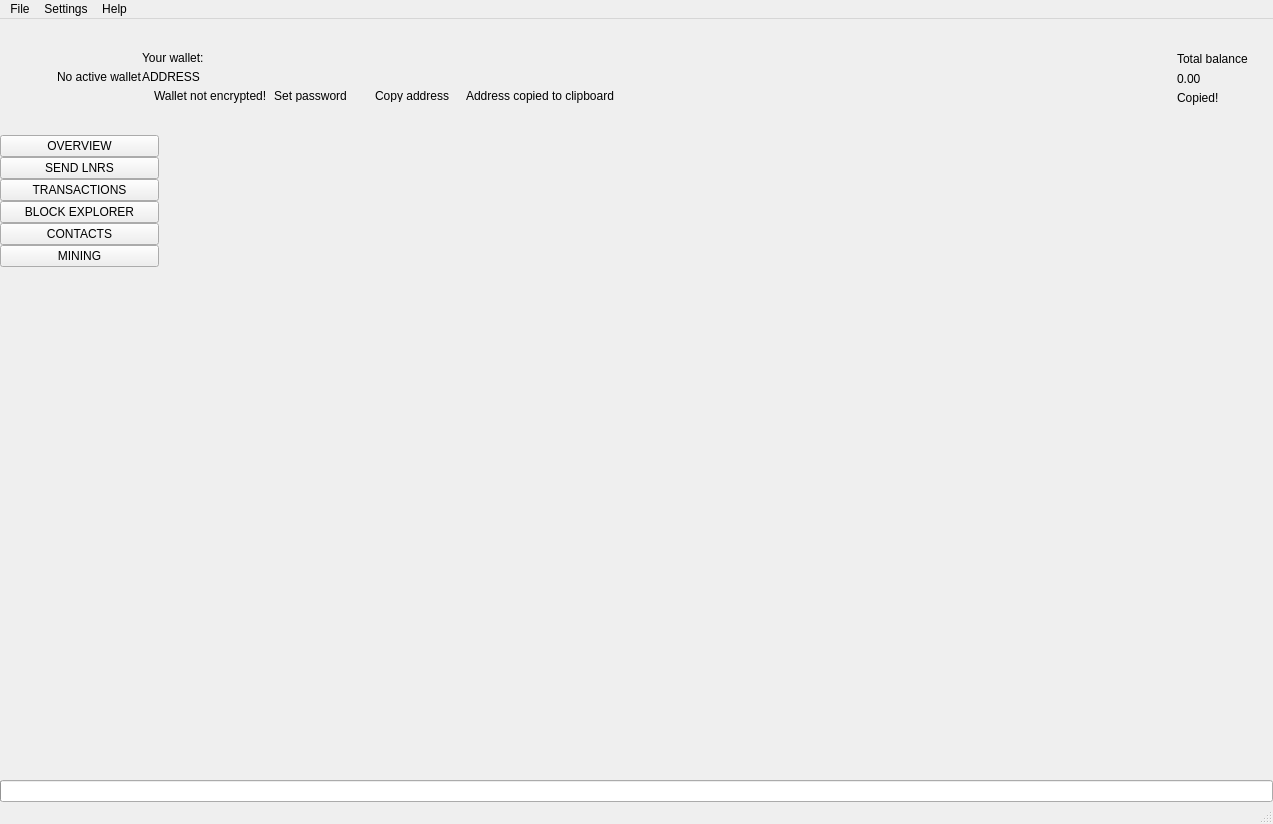
 <widget class="QMainWindow" name="MainWindow">
  <property name="geometry">
   <rect>
    <x>0</x>
    <y>0</y>
    <width>1273</width>
    <height>824</height>
   </rect>
  </property>
  <property name="sizePolicy">
   <sizepolicy hsizetype="Preferred" vsizetype="Preferred">
    <horstretch>0</horstretch>
    <verstretch>0</verstretch>
   </sizepolicy>
  </property>
  <property name="minimumSize">
   <size>
    <width>1260</width>
    <height>600</height>
   </size>
  </property>
  <property name="maximumSize">
   <size>
    <width>16777215</width>
    <height>16777215</height>
   </size>
  </property>
  <property name="windowTitle">
   <string>MainWindow</string>
  </property>
  <property name="windowIcon">
   <iconset>
    <normaloff>:/images/intensecoin</normaloff>:/images/intensecoin</iconset>
  </property>
  <widget class="QWidget" name="centralwidget">
   <layout class="QVBoxLayout" name="verticalLayout_2">
    <property name="spacing">
     <number>0</number>
    </property>
    <property name="leftMargin">
     <number>0</number>
    </property>
    <property name="topMargin">
     <number>0</number>
    </property>
    <property name="rightMargin">
     <number>0</number>
    </property>
    <property name="bottomMargin">
     <number>0</number>
    </property>
    <item>
     <widget class="QFrame" name="m_headerFrame">
      <property name="minimumSize">
       <size>
        <width>0</width>
        <height>116</height>
       </size>
      </property>
      <property name="maximumSize">
       <size>
        <width>16777215</width>
        <height>116</height>
       </size>
      </property>
      <property name="frameShape">
       <enum>QFrame::NoFrame</enum>
      </property>
      <property name="frameShadow">
       <enum>QFrame::Raised</enum>
      </property>
      <layout class="QHBoxLayout" name="horizontalLayout_3">
       <property name="spacing">
        <number>0</number>
       </property>
       <property name="leftMargin">
        <number>0</number>
       </property>
       <property name="topMargin">
        <number>0</number>
       </property>
       <property name="rightMargin">
        <number>25</number>
       </property>
       <property name="bottomMargin">
        <number>0</number>
       </property>
       <item>
        <spacer name="horizontalSpacer_2">
         <property name="orientation">
          <enum>Qt::Horizontal</enum>
         </property>
         <property name="sizeType">
          <enum>QSizePolicy::Fixed</enum>
         </property>
         <property name="sizeHint" stdset="0">
          <size>
           <width>30</width>
           <height>20</height>
          </size>
         </property>
        </spacer>
       </item>
       <item>
        <widget class="QLabel" name="m_logoLabel">
         <property name="text">
          <string/>
         </property>
        </widget>
       </item>
       <item>
        <spacer name="horizontalSpacer_5">
         <property name="orientation">
          <enum>Qt::Horizontal</enum>
         </property>
         <property name="sizeType">
          <enum>QSizePolicy::Fixed</enum>
         </property>
         <property name="sizeHint" stdset="0">
          <size>
           <width>20</width>
           <height>20</height>
          </size>
         </property>
        </spacer>
       </item>
       <item>
        <widget class="WalletGui::WalletSmallGrayTextLabel" name="m_noWalletLabel">
         <property name="text">
          <string>No active wallet</string>
         </property>
        </widget>
       </item>
       <item>
        <widget class="QFrame" name="m_walletFrame">
         <property name="frameShape">
          <enum>QFrame::NoFrame</enum>
         </property>
         <property name="frameShadow">
          <enum>QFrame::Raised</enum>
         </property>
         <layout class="QVBoxLayout" name="verticalLayout_3">
          <property name="spacing">
           <number>5</number>
          </property>
          <property name="leftMargin">
           <number>0</number>
          </property>
          <property name="topMargin">
           <number>0</number>
          </property>
          <property name="rightMargin">
           <number>0</number>
          </property>
          <property name="bottomMargin">
           <number>0</number>
          </property>
          <item>
           <spacer name="verticalSpacer_3">
            <property name="orientation">
             <enum>Qt::Vertical</enum>
            </property>
            <property name="sizeType">
             <enum>QSizePolicy::Minimum</enum>
            </property>
            <property name="sizeHint" stdset="0">
             <size>
              <width>20</width>
              <height>40</height>
             </size>
            </property>
           </spacer>
          </item>
          <item>
           <widget class="WalletGui::WalletSmallGrayTextLabel" name="m_walletLabel">
            <property name="text">
             <string>Your wallet:</string>
            </property>
            <property name="indent">
             <number>0</number>
            </property>
           </widget>
          </item>
          <item>
           <widget class="QLabel" name="m_addressLabel">
            <property name="sizePolicy">
             <sizepolicy hsizetype="Preferred" vsizetype="Preferred">
              <horstretch>0</horstretch>
              <verstretch>0</verstretch>
             </sizepolicy>
            </property>
            <property name="cursor">
             <cursorShape>PointingHandCursor</cursorShape>
            </property>
            <property name="toolTip">
             <string>Click to copy</string>
            </property>
            <property name="text">
             <string>ADDRESS</string>
            </property>
            <property name="indent">
             <number>0</number>
            </property>
           </widget>
          </item>
          <item>
           <layout class="QHBoxLayout" name="horizontalLayout_2">
            <property name="spacing">
             <number>0</number>
            </property>
            <item alignment="Qt::AlignTop">
             <widget class="QFrame" name="m_notEncryptedFrame">
              <property name="frameShape">
               <enum>QFrame::NoFrame</enum>
              </property>
              <property name="frameShadow">
               <enum>QFrame::Raised</enum>
              </property>
              <layout class="QHBoxLayout" name="horizontalLayout_4">
               <property name="spacing">
                <number>0</number>
               </property>
               <property name="leftMargin">
                <number>0</number>
               </property>
               <property name="topMargin">
                <number>0</number>
               </property>
               <property name="rightMargin">
                <number>0</number>
               </property>
               <property name="bottomMargin">
                <number>0</number>
               </property>
               <item alignment="Qt::AlignVCenter">
                <widget class="QLabel" name="m_notEncryptedIconLabel">
                 <property name="text">
                  <string/>
                 </property>
                 <property name="pixmap">
                  <pixmap resource="../../resources.qrc">:/icons/lock_open_gray</pixmap>
                 </property>
                 <property name="alignment">
                  <set>Qt::AlignLeading|Qt::AlignLeft|Qt::AlignVCenter</set>
                 </property>
                </widget>
               </item>
               <item>
                <spacer name="horizontalSpacer_11">
                 <property name="orientation">
                  <enum>Qt::Horizontal</enum>
                 </property>
                 <property name="sizeType">
                  <enum>QSizePolicy::Fixed</enum>
                 </property>
                 <property name="sizeHint" stdset="0">
                  <size>
                   <width>5</width>
                   <height>3</height>
                  </size>
                 </property>
                </spacer>
               </item>
               <item alignment="Qt::AlignVCenter">
                <widget class="WalletGui::WalletTinyGrayTextLabel" name="m_notEncryptedTextLabel">
                 <property name="text">
                  <string>Wallet not encrypted!</string>
                 </property>
                 <property name="alignment">
                  <set>Qt::AlignLeading|Qt::AlignLeft|Qt::AlignVCenter</set>
                 </property>
                </widget>
               </item>
               <item>
                <spacer name="horizontalSpacer_9">
                 <property name="orientation">
                  <enum>Qt::Horizontal</enum>
                 </property>
                 <property name="sizeType">
                  <enum>QSizePolicy::Fixed</enum>
                 </property>
                 <property name="sizeHint" stdset="0">
                  <size>
                   <width>3</width>
                   <height>3</height>
                  </size>
                 </property>
                </spacer>
               </item>
               <item alignment="Qt::AlignVCenter">
                <widget class="WalletGui::WalletTinyLinkLikeButton" name="m_encryptButton">
                 <property name="sizePolicy">
                  <sizepolicy hsizetype="Minimum" vsizetype="Minimum">
                   <horstretch>0</horstretch>
                   <verstretch>0</verstretch>
                  </sizepolicy>
                 </property>
                 <property name="minimumSize">
                  <size>
                   <width>0</width>
                   <height>3</height>
                  </size>
                 </property>
                 <property name="cursor">
                  <cursorShape>PointingHandCursor</cursorShape>
                 </property>
                 <property name="text">
                  <string>Set password</string>
                 </property>
                 <property name="flat">
                  <bool>true</bool>
                 </property>
                </widget>
               </item>
               <item>
                <spacer name="horizontalSpacer_10">
                 <property name="orientation">
                  <enum>Qt::Horizontal</enum>
                 </property>
                 <property name="sizeType">
                  <enum>QSizePolicy::Fixed</enum>
                 </property>
                 <property name="sizeHint" stdset="0">
                  <size>
                   <width>20</width>
                   <height>3</height>
                  </size>
                 </property>
                </spacer>
               </item>
              </layout>
             </widget>
            </item>
            <item alignment="Qt::AlignVCenter">
             <widget class="WalletGui::WalletTinyLinkLikeButton" name="m_copyAddressButton">
              <property name="sizePolicy">
               <sizepolicy hsizetype="Minimum" vsizetype="Minimum">
                <horstretch>0</horstretch>
                <verstretch>0</verstretch>
               </sizepolicy>
              </property>
              <property name="minimumSize">
               <size>
                <width>0</width>
                <height>3</height>
               </size>
              </property>
              <property name="cursor">
               <cursorShape>PointingHandCursor</cursorShape>
              </property>
              <property name="focusPolicy">
               <enum>Qt::NoFocus</enum>
              </property>
              <property name="autoFillBackground">
               <bool>true</bool>
              </property>
              <property name="text">
               <string>Copy address</string>
              </property>
              <property name="flat">
               <bool>true</bool>
              </property>
             </widget>
            </item>
            <item>
             <spacer name="horizontalSpacer_7">
              <property name="orientation">
               <enum>Qt::Horizontal</enum>
              </property>
              <property name="sizeType">
               <enum>QSizePolicy::Fixed</enum>
              </property>
              <property name="sizeHint" stdset="0">
               <size>
                <width>13</width>
                <height>3</height>
               </size>
              </property>
             </spacer>
            </item>
            <item alignment="Qt::AlignVCenter">
             <widget class="WalletGui::CopyMagicLabel" name="m_copyAddressLabel">
              <property name="text">
               <string>Address copied to clipboard</string>
              </property>
              <property name="alignment">
               <set>Qt::AlignLeading|Qt::AlignLeft|Qt::AlignVCenter</set>
              </property>
             </widget>
            </item>
            <item>
             <spacer name="horizontalSpacer">
              <property name="orientation">
               <enum>Qt::Horizontal</enum>
              </property>
              <property name="sizeHint" stdset="0">
               <size>
                <width>40</width>
                <height>3</height>
               </size>
              </property>
             </spacer>
            </item>
           </layout>
          </item>
          <item>
           <spacer name="verticalSpacer_2">
            <property name="orientation">
             <enum>Qt::Vertical</enum>
            </property>
            <property name="sizeType">
             <enum>QSizePolicy::Minimum</enum>
            </property>
            <property name="sizeHint" stdset="0">
             <size>
              <width>20</width>
              <height>40</height>
             </size>
            </property>
           </spacer>
          </item>
         </layout>
        </widget>
       </item>
       <item>
        <widget class="QFrame" name="m_addressQRFrame">
         <property name="sizePolicy">
          <sizepolicy hsizetype="Preferred" vsizetype="Preferred">
           <horstretch>1</horstretch>
           <verstretch>1</verstretch>
          </sizepolicy>
         </property>
         <property name="minimumSize">
          <size>
           <width>50</width>
           <height>50</height>
          </size>
         </property>
         <property name="frameShape">
          <enum>QFrame::NoFrame</enum>
         </property>
         <property name="frameShadow">
          <enum>QFrame::Raised</enum>
         </property>
         <widget class="QWidget" name="verticalLayoutWidget">
          <property name="geometry">
           <rect>
            <x>10</x>
            <y>10</y>
            <width>191</width>
            <height>80</height>
           </rect>
          </property>
          <layout class="QVBoxLayout" name="qr_vertical_layout">
           <item>
            <layout class="QHBoxLayout" name="qr_horizontal_layout">
             <item>
              <widget class="WalletGui::QRLabel" name="m_qrLabel" native="true">
               <property name="sizePolicy">
                <sizepolicy hsizetype="Preferred" vsizetype="Preferred">
                 <horstretch>0</horstretch>
                 <verstretch>0</verstretch>
                </sizepolicy>
               </property>
               <property name="minimumSize">
                <size>
                 <width>50</width>
                 <height>50</height>
                </size>
               </property>
               <property name="maximumSize">
                <size>
                 <width>150</width>
                 <height>150</height>
                </size>
               </property>
              </widget>
             </item>
            </layout>
           </item>
          </layout>
         </widget>
        </widget>
       </item>
       <item>
        <spacer name="horizontalSpacer_3">
         <property name="orientation">
          <enum>Qt::Horizontal</enum>
         </property>
         <property name="sizeType">
          <enum>QSizePolicy::Expanding</enum>
         </property>
         <property name="sizeHint" stdset="0">
          <size>
           <width>26</width>
           <height>20</height>
          </size>
         </property>
        </spacer>
       </item>
       <item>
        <spacer name="horizontalSpacer_8">
         <property name="orientation">
          <enum>Qt::Horizontal</enum>
         </property>
         <property name="sizeType">
          <enum>QSizePolicy::Fixed</enum>
         </property>
         <property name="sizeHint" stdset="0">
          <size>
           <width>34</width>
           <height>20</height>
          </size>
         </property>
        </spacer>
       </item>
       <item alignment="Qt::AlignRight|Qt::AlignVCenter">
        <widget class="QFrame" name="m_balanceFrame">
         <layout class="QGridLayout" name="gridLayout">
          <property name="leftMargin">
           <number>0</number>
          </property>
          <property name="topMargin">
           <number>30</number>
          </property>
          <property name="rightMargin">
           <number>0</number>
          </property>
          <property name="bottomMargin">
           <number>0</number>
          </property>
          <property name="verticalSpacing">
           <number>3</number>
          </property>
          <item row="0" column="2">
           <layout class="QVBoxLayout" name="verticalLayout_4">
            <item>
             <widget class="QLabel" name="m_balanceTextLabel">
              <property name="text">
               <string>Total balance</string>
              </property>
             </widget>
            </item>
            <item>
             <widget class="QLabel" name="m_balanceLabel">
              <property name="cursor">
               <cursorShape>PointingHandCursor</cursorShape>
              </property>
              <property name="toolTip">
               <string>Click to copy</string>
              </property>
              <property name="text">
               <string>0.00</string>
              </property>
             </widget>
            </item>
           </layout>
          </item>
          <item row="1" column="2">
           <widget class="WalletGui::CopyMagicLabel" name="m_balanceCopyLabel">
            <property name="text">
             <string>Copied!</string>
            </property>
           </widget>
          </item>
          <item row="0" column="1">
           <spacer name="horizontalSpacer_6">
            <property name="orientation">
             <enum>Qt::Horizontal</enum>
            </property>
            <property name="sizeType">
             <enum>QSizePolicy::Fixed</enum>
            </property>
            <property name="sizeHint" stdset="0">
             <size>
              <width>2</width>
              <height>39</height>
             </size>
            </property>
           </spacer>
          </item>
          <item row="2" column="2">
           <spacer name="verticalSpacer_5">
            <property name="orientation">
             <enum>Qt::Vertical</enum>
            </property>
            <property name="sizeType">
             <enum>QSizePolicy::Expanding</enum>
            </property>
            <property name="sizeHint" stdset="0">
             <size>
              <width>20</width>
              <height>50</height>
             </size>
            </property>
           </spacer>
          </item>
          <item row="0" column="0">
           <widget class="QLabel" name="m_balanceIconLabel">
            <property name="text">
             <string/>
            </property>
            <property name="pixmap">
             <pixmap resource="../../resources.qrc">:/icons/total_balance</pixmap>
            </property>
           </widget>
          </item>
         </layout>
        </widget>
       </item>
      </layout>
     </widget>
    </item>
    <item>
     <layout class="QHBoxLayout" name="horizontalLayout" stretch="0,0,0,0,0,0,0,0">
      <property name="spacing">
       <number>0</number>
      </property>
      <item>
       <widget class="QFrame" name="m_toolFrame">
        <property name="frameShape">
         <enum>QFrame::NoFrame</enum>
        </property>
        <property name="frameShadow">
         <enum>QFrame::Plain</enum>
        </property>
        <property name="lineWidth">
         <number>0</number>
        </property>
        <layout class="QVBoxLayout" name="verticalLayout">
         <property name="spacing">
          <number>0</number>
         </property>
         <property name="leftMargin">
          <number>0</number>
         </property>
         <property name="topMargin">
          <number>0</number>
         </property>
         <property name="rightMargin">
          <number>0</number>
         </property>
         <property name="bottomMargin">
          <number>0</number>
         </property>
         <item>
          <widget class="QPushButton" name="m_overviewButton">
           <property name="sizePolicy">
            <sizepolicy hsizetype="Minimum" vsizetype="Fixed">
             <horstretch>0</horstretch>
             <verstretch>0</verstretch>
            </sizepolicy>
           </property>
           <property name="focusPolicy">
            <enum>Qt::NoFocus</enum>
           </property>
           <property name="text">
            <string>OVERVIEW</string>
           </property>
           <property name="checkable">
            <bool>true</bool>
           </property>
           <attribute name="buttonGroup">
            <string notr="true">m_toolButtonGroup</string>
           </attribute>
          </widget>
         </item>
         <item>
          <widget class="QPushButton" name="m_sendButton">
           <property name="sizePolicy">
            <sizepolicy hsizetype="Minimum" vsizetype="Fixed">
             <horstretch>0</horstretch>
             <verstretch>0</verstretch>
            </sizepolicy>
           </property>
           <property name="focusPolicy">
            <enum>Qt::NoFocus</enum>
           </property>
           <property name="text">
            <string>SEND LNRS</string>
           </property>
           <property name="checkable">
            <bool>true</bool>
           </property>
           <attribute name="buttonGroup">
            <string notr="true">m_toolButtonGroup</string>
           </attribute>
          </widget>
         </item>
         <item>
          <widget class="QPushButton" name="m_transactionsButton">
           <property name="sizePolicy">
            <sizepolicy hsizetype="Minimum" vsizetype="Fixed">
             <horstretch>0</horstretch>
             <verstretch>0</verstretch>
            </sizepolicy>
           </property>
           <property name="focusPolicy">
            <enum>Qt::NoFocus</enum>
           </property>
           <property name="text">
            <string>TRANSACTIONS</string>
           </property>
           <property name="checkable">
            <bool>true</bool>
           </property>
           <attribute name="buttonGroup">
            <string notr="true">m_toolButtonGroup</string>
           </attribute>
          </widget>
         </item>
         <item>
          <widget class="QPushButton" name="m_blockExplorerButton">
           <property name="focusPolicy">
            <enum>Qt::NoFocus</enum>
           </property>
           <property name="text">
            <string>BLOCK EXPLORER</string>
           </property>
           <property name="checkable">
            <bool>true</bool>
           </property>
           <attribute name="buttonGroup">
            <string notr="true">m_toolButtonGroup</string>
           </attribute>
          </widget>
         </item>
         <item>
          <widget class="QPushButton" name="m_addressBookButton">
           <property name="sizePolicy">
            <sizepolicy hsizetype="Minimum" vsizetype="Fixed">
             <horstretch>0</horstretch>
             <verstretch>0</verstretch>
            </sizepolicy>
           </property>
           <property name="focusPolicy">
            <enum>Qt::NoFocus</enum>
           </property>
           <property name="text">
            <string>CONTACTS</string>
           </property>
           <property name="checkable">
            <bool>true</bool>
           </property>
           <attribute name="buttonGroup">
            <string notr="true">m_toolButtonGroup</string>
           </attribute>
          </widget>
         </item>
         <item>
          <widget class="QPushButton" name="m_miningButton">
           <property name="focusPolicy">
            <enum>Qt::NoFocus</enum>
           </property>
           <property name="text">
            <string>MINING</string>
           </property>
           <property name="checkable">
            <bool>true</bool>
           </property>
           <attribute name="buttonGroup">
            <string notr="true">m_toolButtonGroup</string>
           </attribute>
          </widget>
         </item>
         <item>
          <spacer name="verticalSpacer">
           <property name="orientation">
            <enum>Qt::Vertical</enum>
           </property>
           <property name="sizeHint" stdset="0">
            <size>
             <width>20</width>
             <height>40</height>
            </size>
           </property>
          </spacer>
         </item>
        </layout>
       </widget>
      </item>
      <item>
       <widget class="WalletGui::OverviewFrame" name="m_overviewFrame">
        <property name="frameShape">
         <enum>QFrame::NoFrame</enum>
        </property>
        <property name="frameShadow">
         <enum>QFrame::Raised</enum>
        </property>
       </widget>
      </item>
      <item>
       <widget class="WalletGui::SendFrame" name="m_sendFrame">
        <property name="frameShape">
         <enum>QFrame::NoFrame</enum>
        </property>
        <property name="frameShadow">
         <enum>QFrame::Raised</enum>
        </property>
       </widget>
      </item>
      <item>
       <widget class="WalletGui::TransactionsFrame" name="m_transactionsFrame">
        <property name="frameShape">
         <enum>QFrame::NoFrame</enum>
        </property>
        <property name="frameShadow">
         <enum>QFrame::Raised</enum>
        </property>
       </widget>
      </item>
      <item>
       <widget class="WalletGui::AddressBookFrame" name="m_addressBookFrame">
        <property name="frameShape">
         <enum>QFrame::NoFrame</enum>
        </property>
        <property name="frameShadow">
         <enum>QFrame::Raised</enum>
        </property>
       </widget>
      </item>
      <item>
       <widget class="WalletGui::NoWalletFrame" name="m_noWalletFrame">
        <property name="frameShape">
         <enum>QFrame::NoFrame</enum>
        </property>
        <property name="frameShadow">
         <enum>QFrame::Raised</enum>
        </property>
       </widget>
      </item>
      <item>
       <widget class="WalletGui::BlockExplorerFrame" name="m_blockExplorerFrame">
        <property name="frameShape">
         <enum>QFrame::NoFrame</enum>
        </property>
        <property name="frameShadow">
         <enum>QFrame::Raised</enum>
        </property>
       </widget>
      </item>
      <item>
       <widget class="WalletGui::MiningFrame" name="m_miningFrame">
        <property name="frameShape">
         <enum>QFrame::NoFrame</enum>
        </property>
        <property name="frameShadow">
         <enum>QFrame::Raised</enum>
        </property>
       </widget>
      </item>
     </layout>
    </item>
    <item>
     <widget class="QProgressBar" name="m_syncProgress">
      <property name="maximum">
       <number>100</number>
      </property>
      <property name="value">
       <number>0</number>
      </property>
      <property name="textVisible">
       <bool>false</bool>
      </property>
     </widget>
    </item>
   </layout>
  </widget>
  <widget class="QMenuBar" name="menubar">
   <property name="geometry">
    <rect>
     <x>0</x>
     <y>0</y>
     <width>1273</width>
     <height>22</height>
    </rect>
   </property>
   <widget class="QMenu" name="menuFile">
    <property name="title">
     <string>File</string>
    </property>
    <addaction name="m_createWalletAction"/>
    <addaction name="m_openWalletAction"/>
    <addaction name="m_recentWalletsAction"/>
    <addaction name="m_backupWalletAction"/>
    <addaction name="m_saveKeysAction"/>
    <addaction name="m_resetAction"/>
    <addaction name="m_importKeyAction"/>
    <addaction name="m_exportKeyAction"/>
    <addaction name="m_exportTrackingKeyAction"/>
    <addaction name="m_exitAction"/>
   </widget>
   <widget class="QMenu" name="menuSettings">
    <property name="title">
     <string>Settings</string>
    </property>
    <widget class="QMenu" name="menuThemes">
     <property name="title">
      <string>Themes</string>
     </property>
    </widget>
    <addaction name="m_encryptWalletAction"/>
    <addaction name="m_changePasswordAction"/>
    <addaction name="m_removePendingTxAction"/>
    <addaction name="separator"/>
    <addaction name="m_autostartAction"/>
    <addaction name="m_minimizeToTrayAction"/>
    <addaction name="m_closeToTrayAction"/>
    <addaction name="separator"/>
    <addaction name="m_preferencesAction"/>
    <addaction name="menuThemes"/>
   </widget>
   <widget class="QMenu" name="menuHelp">
    <property name="title">
     <string>Help</string>
    </property>
    <addaction name="m_communityForumAction"/>
    <addaction name="m_reportIssueAction"/>
    <addaction name="m_aboutIntensecoinAction"/>
    <addaction name="m_aboutQtAction"/>
   </widget>
   <addaction name="menuFile"/>
   <addaction name="menuSettings"/>
   <addaction name="menuHelp"/>
  </widget>
  <widget class="WalletGui::WalletStatusBar" name="statusBar"/>
  <action name="m_exitAction">
   <property name="checkable">
    <bool>false</bool>
   </property>
   <property name="enabled">
    <bool>true</bool>
   </property>
   <property name="text">
    <string>Exit</string>
   </property>
   <property name="shortcut">
    <string>Ctrl+Q</string>
   </property>
  </action>
  <action name="m_createWalletAction">
   <property name="enabled">
    <bool>true</bool>
   </property>
   <property name="text">
    <string>Create wallet</string>
   </property>
  </action>
  <action name="m_openWalletAction">
   <property name="enabled">
    <bool>true</bool>
   </property>
   <property name="text">
    <string>Open wallet</string>
   </property>
  </action>
  <action name="m_encryptWalletAction">
   <property name="enabled">
    <bool>true</bool>
   </property>
   <property name="text">
    <string>Encrypt wallet</string>
   </property>
  </action>
  <action name="m_changePasswordAction">
   <property name="enabled">
    <bool>true</bool>
   </property>
   <property name="text">
    <string>Change password</string>
   </property>
   <property name="toolTip">
    <string>Change password</string>
   </property>
  </action>
  <action name="m_aboutIntensecoinAction">
   <property name="enabled">
    <bool>true</bool>
   </property>
   <property name="text">
    <string>About Lonero</string>
   </property>
  </action>
  <action name="m_aboutQtAction">
   <property name="enabled">
    <bool>true</bool>
   </property>
   <property name="text">
    <string>About Qt</string>
   </property>
  </action>
  <action name="m_backupWalletAction">
   <property name="enabled">
    <bool>true</bool>
   </property>
   <property name="text">
    <string>Backup wallet</string>
   </property>
  </action>
  <action name="m_autostartAction">
   <property name="checkable">
    <bool>true</bool>
   </property>
   <property name="text">
    <string>Start on system login</string>
   </property>
  </action>
  <action name="m_minimizeToTrayAction">
   <property name="checkable">
    <bool>true</bool>
   </property>
   <property name="text">
    <string>Minimize to tray</string>
   </property>
  </action>
  <action name="m_closeToTrayAction">
   <property name="checkable">
    <bool>true</bool>
   </property>
   <property name="text">
    <string>Close to tray</string>
   </property>
  </action>
  <action name="m_preferencesAction">
   <property name="text">
    <string>Preferences</string>
   </property>
  </action>
  <action name="m_recentWalletsAction">
   <property name="text">
    <string>Recent wallets</string>
   </property>
  </action>
  <action name="m_exportTrackingKeyAction">
   <property name="text">
    <string>Export tracking key</string>
   </property>
   <property name="toolTip">
    <string>Export tracking key</string>
   </property>
  </action>
  <action name="m_importKeyAction">
   <property name="text">
    <string>Import key</string>
   </property>
   <property name="toolTip">
    <string>Import key</string>
   </property>
  </action>
  <action name="m_communityForumAction">
   <property name="text">
    <string>Join us on Slack</string>
   </property>
  </action>
  <action name="m_reportIssueAction">
   <property name="text">
    <string>Report an issue</string>
   </property>
  </action>
  <action name="m_resetAction">
   <property name="text">
    <string>Reset wallet</string>
   </property>
  </action>
  <action name="m_saveKeysAction">
   <property name="text">
    <string>Save wallet keys</string>
   </property>
  </action>
  <action name="m_exportKeyAction">
   <property name="text">
    <string>Export key</string>
   </property>
   <property name="toolTip">
    <string>Export key</string>
   </property>
  </action>
  <action name="m_removePendingTxAction">
   <property name="checkable">
    <bool>false</bool>
   </property>
   <property name="text">
    <string>Remove pending TXs</string>
   </property>
  </action>
 </widget>
